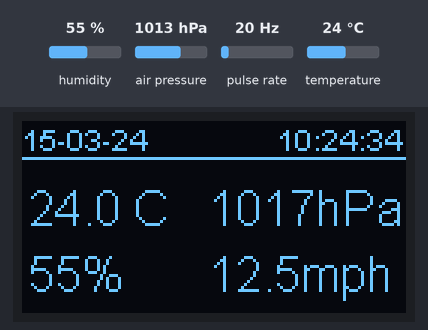
Bench run of a sketch on a simulated ESP32. Parts: 128×64 one-colour display. Wiring (inferred from the names in the program): pulse sensor: data GPIO 15. The inputs (shaded band) are chosen by the test bench; at power-on: humidity 55 %, pulse rate 20 Hz, air pressure 1013 hPa, temperature 24 °C. WiFi joins after 1.5 s; servers stay silent unless stated; the local clock reads 2024-03-15 10:24:30 at power-on unless the sketch sets it; what the sketch prints to the serial monitor is not drawn.

Above: at 3.7 s.
3.8 s: humidity set to 69 %
6.9 s: humidity set to 72 %
At 7.6 s:
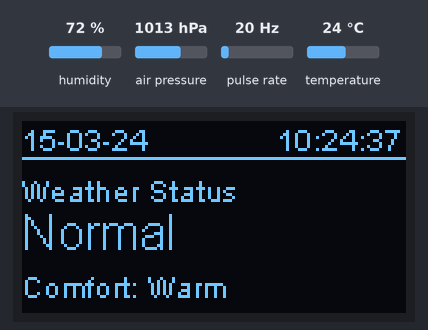
10.0 s: pulse rate (sensor on GPIO 15) set to 4 Hz
At 12.7 s:
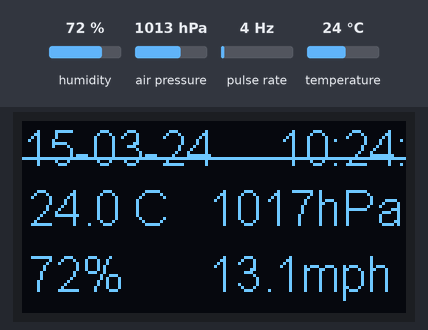
13.1 s: pulse rate (sensor on GPIO 15) set to 196 Hz
At 15.7 s:
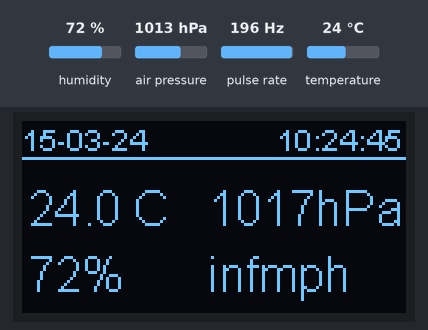
16.2 s: air pressure set to 952 hPa
At 18.3 s:
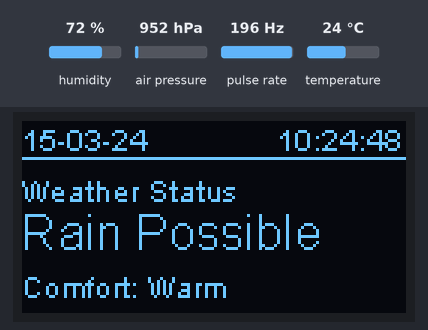
19.3 s: temperature set to 12 °C
At 21.4 s:
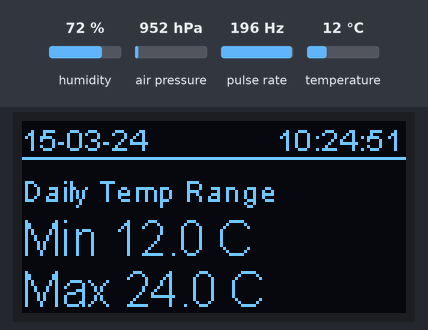
Timing chart, 0 to 22.9 s (numbered marks = the images above; inputs shaded):
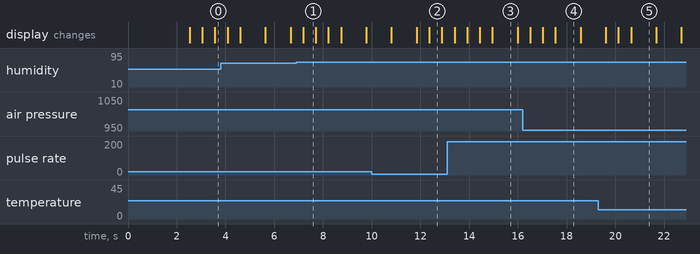

The sketch:

ESP32_Miniature_OLED_Weather_Station_SSD1306_v01.ino
```cpp
// (licence header left out)
#include <WiFi.h>
#include <Wire.h>
#include <time.h>
#include <Adafruit_Sensor.h>
#include <Adafruit_BME280.h>

#include "SSD1306.h"               // See https://github.com/squix78/esp8266-oled-ssd1306 or via Sketch/Include Library/Manage Libraries 'ESP32 and ESP8266 OLED driver'
SSD1306 display(0x3c, SDA, SCL);   // OLED display object definition (address, SDA, SCL)

Adafruit_BME280 bme;              // I2C

// Change to your WiFi credentials and select your time zone
const char* ssid     = "your_SSID";
const char* password = "your_PASSWORD";
const char* Timezone = "GMT0BST,M3.5.0/01,M10.5.0/02";  // UK, see below for others and link to database
String      Format   = "X";       // Time format M for dd-mm-yy and 23:59:59, "I" for mm-dd-yy and 12:59:59 PM, "X" for Metric units but WSpeed in MPH

//Calibration factors, extent of wind speed average, and Wind Sensor pin adjust as necessary
#define pressure_offset 3.5       // Air pressure calibration, adjust for your altitude
#define WS_Calibration  1.1       // Wind Speed calibration factor
#define WS_Samples      10        // Number of Wind Speed samples for an average
#define WindSensorPin   15        // Only use pins that can support an interrupt

static String         Date_str, Time_str, Daily_Tracking_Date;
volatile unsigned int local_Unix_time = 0, next_update_due = 0;
volatile unsigned int update_duration = 60 * 60; // Time duration in seconds, so synchronise every hour
static float          bme_temp, bme_humi, bme_pres, WindSpeed;
static float          bme_temp_c, bme_pres_hpa, daily_min_temp_c, daily_max_temp_c;
static bool           daily_range_initialised = false;
static bool           bme_sensor_ok = false;
static unsigned int   Last_Event_Time;
float WSpeedReadings[WS_Samples]; // To hold readings from the Wind Speed Sensor
int   WS_Samples_Index = 0;       // The index of the current wind speed reading
float WS_Total         = 0;       // The running wind speed total
float WS_Average       = 0;       // The wind speed average

//#########################################################################################
void IRAM_ATTR MeasureWindSpeed_ISR() {
  portMUX_TYPE timerMux = portMUX_INITIALIZER_UNLOCKED;
  portENTER_CRITICAL_ISR(&timerMux);
  Last_Event_Time = millis();    // Record current time for next event calculations
  portEXIT_CRITICAL_ISR(&timerMux);
}
//#########################################################################################
void IRAM_ATTR Timer_TImeout_ISR() {
  portMUX_TYPE timerMux = portMUX_INITIALIZER_UNLOCKED;
  portENTER_CRITICAL_ISR(&timerMux);
  local_Unix_time++;
  portEXIT_CRITICAL_ISR(&timerMux);
}
//#########################################################################################
void setup() {
  Serial.begin(115200);
  //Wire.begin(SDA, SCL);               // ESP8266 (sda,scl)
  Wire.begin(SDA, SCL, 100000);       // (sda,scl,bus_speed) Start the Wire service for the OLED display using pin=D4 for SCL and Pin-D3 for SDA
  display.init();                                // Initialise the display
  display.flipScreenVertically();                // In my case flip the screen around by 180 degrees
  display.setContrast(128);                      // If you want turn the display contrast down, 255 is maxium and 0 in minimum, in practice about 128 is OK
  bme_sensor_ok = bme.begin(0x76);                // For Adafruit sensors use address 0x77, for most 3rd party types use address 0x76
  if (!bme_sensor_ok) {
    Serial.println("Could not find a valid BME280 sensor, check wiring!");
    DrawBME280ErrorPage();
    return;
  }
  StartWiFi();
  Start_Time_Services();
  Setup_Interrupts_and_Initialise_Clock();       // Now setup a timer interrupt to occur every 1-second, to keep seconds accurate
  for (int index = 0; index < WS_Samples; index++) { // Now clear the Wind Speed average array
    WSpeedReadings[index] = 0;
  }
}
//#########################################################################################
void loop() {
  if (!bme_sensor_ok) {
    DrawBME280ErrorPage();
    delay(1000);
    return;
  }
  UpdateLocalTime();     // The variables 'Date_str' and 'Time_str' now have current date-time values
  BME280_Read_Sensor();  // The variables 'bme_temp', 'bme_humi', 'bme_pres' now have current values
  UpdateDailyTemperatureRange();
  int display_page = (millis() / 4000) % 3;
  if (display_page == 1) {
    DrawStatusPage();
    delay(500);
    return;
  }
  if (display_page == 2) {
    DrawDailyRangePage();
    delay(500);
    return;
  }
  display.clear();
  display.drawString(0, 0, Date_str);                                                                                    // Display current date
  display.drawString((Format=="I"?68:85), 0, Time_str);                                                                  // Adjust position for addition of AM/PM indicator if required
  display.drawLine(0,12,128,12);                                                                                         // Draw a line to seperate date and time section
  display.setFont(ArialMT_Plain_16);                                                                                     // Set the Font size larger
  display.drawString(2, 20, String(bme_temp, 1) + (Format=="M"||Format=="X" ? " C" : " F"));                              // Display temperature in C (M/X) or F (I)
  display.drawString(2, 42, String(bme_humi, 0)+"%");                                                                    // Display temperature and relative humidity in %
  display.drawString((Format=="I"?70:62),20, String(bme_pres, (Format=="I"?1:0))+(Format=="M"||Format=="X"?"hPa":"in")); // Display air pressure in hecto Pascals or inches
  display.drawString((Format=="I"?70:62),42, String(Calculate_WindSpeed(), 1) + (Format=="I"||Format=="X"?"mph":"kph")); // Display wind speed in mph (X) or kph (M)
  //display.drawString(62,52, String(Calculate_WindDirection(), 0) + " deg");                                            // Display Wind direction
  display.setFont(ArialMT_Plain_10);                                                                                     // Set the Font to normal
  display.display();                                                                                                     // Update display
  delay(500);                                                                                                            // Small arbitrary delay
}
//#########################################################################################
void UpdateLocalTime() {
  time_t now;
  if (local_Unix_time > next_update_due) { // only get a time synchronisation from the NTP server at the update-time delay set
    time(&now);
    Serial.println("Synchronising local time, time error was: " + String(now - local_Unix_time));
    // If this displays a negative result the interrupt clock is running fast or positive running slow
    local_Unix_time = now;
    next_update_due = local_Unix_time + update_duration;
  } else now = local_Unix_time;
  //See http://www.cplusplus.com/reference/ctime/strftime/
  char hour_output[30], day_output[30];
  if (Format == "M" || Format == "X") {
    strftime(day_output, 30, "%d-%m-%y", localtime(&now)); // Formats date as: 24-05-17
    strftime(hour_output, 30, "%T", localtime(&now));      // Formats time as: 14:05:49
  }
  else {
    strftime(day_output, 30, "%m-%d-%y", localtime(&now)); // Formats date as: 05-24-17
    strftime(hour_output, 30, "%r", localtime(&now));      // Formats time as: 2:05:49pm
  }
  Date_str = day_output;
  Time_str = hour_output;
}
//#########################################################################################
void StartWiFi() {
  /* Set the ESP to be a WiFi-client, otherwise by default, it acts as ss both a client and an access-point
      and can cause network-issues with other WiFi-devices on your WiFi-network. */
  WiFi.mode(WIFI_STA);
  Serial.print(F("\r\nConnecting to: ")); Serial.println(ssid);
  WiFi.begin(ssid, password);
  while (WiFi.status() != WL_CONNECTED ) {
    delay(500);
    Serial.print(F("."));
  }
  Serial.print("WiFi connected to address: "); Serial.println(WiFi.localIP());
}
//#########################################################################################
void Setup_Interrupts_and_Initialise_Clock() {
  hw_timer_t * timer = NULL;
  timer = timerBegin(0, 80, true);
  timerAttachInterrupt(timer, &Timer_TImeout_ISR, true);
  timerAlarmWrite(timer, 1000000, true);
  timerAlarmEnable(timer);
  pinMode(WindSensorPin, INPUT_PULLUP);
  attachInterrupt(digitalPinToInterrupt(WindSensorPin), &MeasureWindSpeed_ISR, RISING);
  //Now get current Unix time and assign the value to local Unix time counter and start the clock.
  struct tm timeinfo;
  while (!getLocalTime(&timeinfo)) {
    Serial.println(F("Failed to obtain time"));
  }
  time_t now;
  time(&now);
  local_Unix_time = now + 1; // The addition of 1 counters the NTP setup time delay
  next_update_due = local_Unix_time + update_duration;
}
//#########################################################################################
void Start_Time_Services() {
  // Now configure time services
  configTime(0, 0, "pool.ntp.org", "time.nist.gov");
  setenv("TZ", Timezone, 1); // See below for other time zones
  delay(1000); // Wait for time services
}
//#########################################################################################
void BME280_Read_Sensor() {
  bme_temp_c = bme.readTemperature();
  bme_pres_hpa = bme.readPressure() / 100.0F + pressure_offset;
  bme_temp = (Format == "I") ? bme_temp_c * 9.00F / 5.00F + 32 : bme_temp_c;
  bme_pres = (Format == "I") ? bme_pres_hpa / 33.863886666667F : bme_pres_hpa;
  bme_humi = bme.readHumidity();
}

void UpdateDailyTemperatureRange() {
  if (!daily_range_initialised || Date_str != Daily_Tracking_Date) {
    Daily_Tracking_Date = Date_str;
    daily_min_temp_c = bme_temp_c;
    daily_max_temp_c = bme_temp_c;
    daily_range_initialised = true;
    return;
  }
  daily_min_temp_c = min(daily_min_temp_c, bme_temp_c);
  daily_max_temp_c = max(daily_max_temp_c, bme_temp_c);
}

String GetWeatherStatus() {
  if (bme_pres_hpa >= 1020.0F) return "Sunny";
  if (bme_pres_hpa < 1005.0F) return "Rain Possible";
  return "Normal";
}

String GetComfortStatus() {
  if (bme_temp_c < 18.0F) return "Cold";
  if (bme_temp_c > 32.0F) return "Hot";
  if (bme_temp_c <= 28.0F && bme_humi <= 70.0F) return "Comfortable";
  return "Warm";
}

float DisplayTemperature(float temperature_c) {
  return (Format == "I") ? temperature_c * 9.0F / 5.0F + 32.0F : temperature_c;
}

void DrawPageHeader() {
  display.clear();
  display.setFont(ArialMT_Plain_10);
  display.drawString(0, 0, Date_str);
  display.drawString((Format == "I" ? 68 : 85), 0, Time_str);
  display.drawLine(0, 12, 128, 12);
}

void DrawStatusPage() {
  DrawPageHeader();
  display.drawString(0, 17, "Weather Status");
  display.setFont(ArialMT_Plain_16);
  display.drawString(0, 28, GetWeatherStatus());
  display.setFont(ArialMT_Plain_10);
  display.drawString(0, 49, "Comfort: " + GetComfortStatus());
  display.display();
}

void DrawDailyRangePage() {
  DrawPageHeader();
  display.drawString(0, 17, "Daily Temp Range");
  display.setFont(ArialMT_Plain_16);
  display.drawString(0, 30, "Min " + String(DisplayTemperature(daily_min_temp_c), 1) + (Format == "I" ? " F" : " C"));
  display.drawString(0, 47, "Max " + String(DisplayTemperature(daily_max_temp_c), 1) + (Format == "I" ? " F" : " C"));
  display.display();
}

void DrawBME280ErrorPage() {
  display.clear();
  display.setFont(ArialMT_Plain_16);
  display.drawString(0, 0, "Sensor Error");
  display.setFont(ArialMT_Plain_10);
  display.drawString(0, 24, "BME280 not found");
  display.drawString(0, 38, "Check SDA/SCL wiring");
  display.drawString(0, 52, "Expected addr: 0x76");
  display.display();
}

float Calculate_WindSpeed() {
  if ((millis() - Last_Event_Time) > 2) { // Ignore short time intervals to debounce switch contacts
    WindSpeed = (1.00F / (((millis() - Last_Event_Time) / 1000.00F) * 2)) * WS_Calibration; // Calculate wind speed
  }
  // Calculate average wind speed
  WS_Total                         = WS_Total - WSpeedReadings[WS_Samples_Index]; // Subtract the last reading:
  WSpeedReadings[WS_Samples_Index] = WindSpeed;                                   // Add the reading to the total:
  WS_Total                         = WS_Total + WSpeedReadings[WS_Samples_Index]; // Advance to the next position in the array:
  WS_Samples_Index                 = WS_Samples_Index + 1;                        // If we're at the end of the array...
  if (WS_Samples_Index >= WS_Samples) {                                           // ...wrap around to the beginning:
    WS_Samples_Index = 0;
  }
  WindSpeed = WS_Total / WS_Samples;                                              // calculate the average wind speed:
  if (Format == "M") WindSpeed = WindSpeed * 1.60934;                             // Convert to kph if in Metric mode
  return WindSpeed;
}

float Calculate_WindDirection() {
  int winddirection = analogRead(36); // VP = 36 VN = 39
  return map(winddirection,0,3095,0,359);
}


/*
 * Example time zones see: https://github.com/nayarsystems/posix_tz_db/blob/master/zones.csv
//const char* Timezone = "GMT0BST,M3.5.0/01,M10.5.0/02";     // UK
//const char* Timezone = "MET-2METDST,M3.5.0/01,M10.5.0/02"; // Most of Europe
//const char* Timezone = "CET-1CEST,M3.5.0,M10.5.0/3";       // Central Europe
//const char* Timezone = "EST-2METDST,M3.5.0/01,M10.5.0/02"; // Most of Europe
//const char* Timezone = "EST5EDT,M3.2.0,M11.1.0";           // EST USA
//const char* Timezone = "CST6CDT,M3.2.0,M11.1.0";           // CST USA
//const char* Timezone = "MST7MDT,M4.1.0,M10.5.0";           // MST USA
//const char* Timezone = "NZST-12NZDT,M9.5.0,M4.1.0/3";      // Auckland
//const char* Timezone = "EET-2EEST,M3.5.5/0,M10.5.5/0";     // Asia
//const char* Timezone = "ACST-9:30ACDT,M10.1.0,M4.1.0/3":   // Australia
*/
```

Measured:
- the behaviour switches between 70 and 71 % on humidity (found by bisection; images 0 and 1)
- after the input at 6.9 s, the display: changes after 0.29 s (image 1)
- after the input at 16.2 s, the display: first changes after 0.30 s (image 4 shows a later state)
- after the input at 19.3 s, the display: first changes after 0.31 s (image 5 shows a later state)
- what the display in image 1 shows lasts 0.5 s, from 7.2 s to 7.7 s
- what the display in image 5 shows lasts 1.1 s, from 20.6 s to 21.7 s
